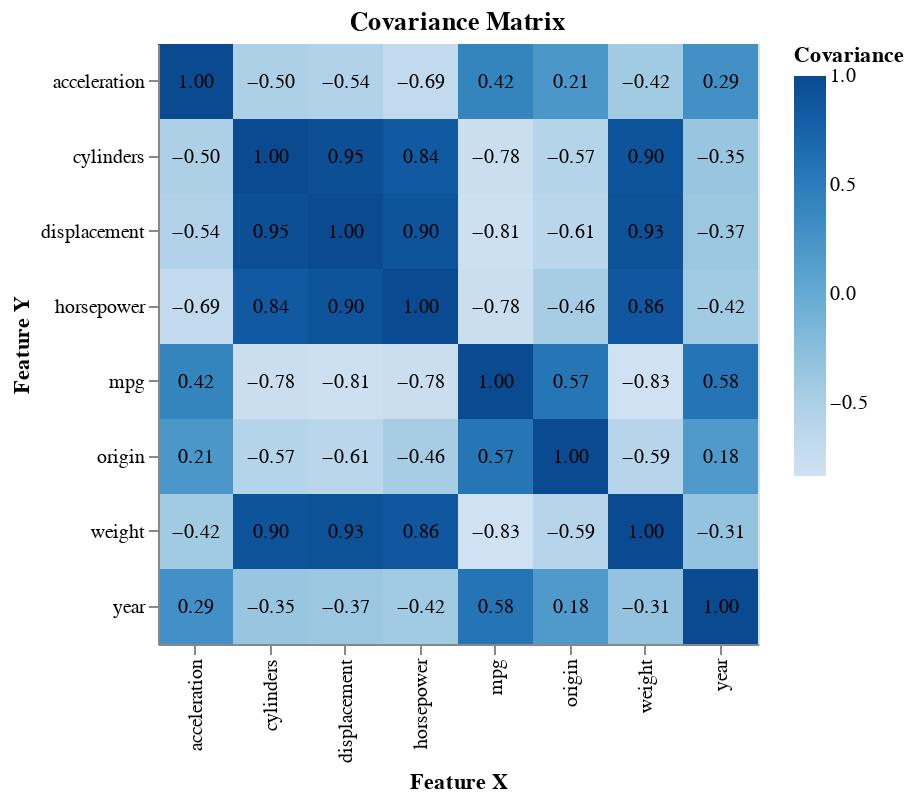

The notebook cell this image was saved under:
### Code cell
import altair as alt

# change to long format
cov_long = cov_matrix.reset_index().melt(id_vars="index", var_name="Feature_X", value_name="Covariance")
cov_long.rename(columns={"index": "Feature_Y"}, inplace=True)

heatmap = alt.Chart(cov_long).mark_rect().encode(
    x=alt.X("Feature_X:N", title="Feature X"),
    y=alt.Y("Feature_Y:N", title="Feature Y"),
    color=alt.Color("Covariance:Q", scale=alt.Scale(scheme="blues"), title="Covariance"),
    tooltip=["Feature_X", "Feature_Y", "Covariance"]
).properties(
    width=300,
    height=300,
    title="Covariance Matrix"
)

# text values
text = alt.Chart(cov_long).mark_text(size=10, color="black").encode(
    x=alt.X("Feature_X:N"),
    y=alt.Y("Feature_Y:N"),
    text=alt.Text("Covariance:Q", format=".2f")  # two decimal places
)

# Combine Heatmap and Text
final_chart = heatmap + text

# Display the Final Chart
final_chart

### Figure 1 — Vega-Lite specification as saved in the notebook (floating-point values rounded to 4 significant figures)
{"config": {"view": {"continuousWidth": 300, "continuousHeight": 300}}, "layer": [{"mark": {"type": "rect"}, "encoding": {"color": {"field": "Covariance", "scale": {"scheme": "blues"}, "title": "Covariance", "type": "quantitative"}, "tooltip": [{"field": "Feature_X", "type": "nominal"}, {"field": "Feature_Y", "type": "nominal"}, {"field": "Covariance", "type": "quantitative"}], "x": {"field": "Feature_X", "title": "Feature X", "type": "nominal"}, "y": {"field": "Feature_Y", "title": "Feature Y", "type": "nominal"}}, "title": "Covariance Matrix"}, {"mark": {"type": "text", "color": "black", "size": 10}, "encoding": {"text": {"field": "Covariance", "format": ".2f", "type": "quantitative"}, "x": {"field": "Feature_X", "type": "nominal"}, "y": {"field": "Feature_Y", "type": "nominal"}}}], "data": {"name": "data-8d6bd51dcbd2fa72359aae41db0c9b2b"}, "height": 300, "width": 300, "$schema": "https://vega.github.io/schema/vega-lite/v5.20.1.json", "datasets": {"data-8d6bd51dcbd2fa72359aae41db0c9b2b": [{"Feature_Y": "mpg", "Feature_X": "mpg", "Covariance": 1.0}, {"Feature_Y": "cylinders", "Feature_X": "mpg", "Covariance": -0.7776}, {"Feature_Y": "displacement", "Feature_X": "mpg", "Covariance": -0.8051}, {"Feature_Y": "horsepower", "Feature_X": "mpg", "Covariance": -0.7784}, {"Feature_Y": "weight", "Feature_X": "mpg", "Covariance": -0.8322}, {"Feature_Y": "acceleration", "Feature_X": "mpg", "Covariance": 0.4233}, {"Feature_Y": "year", "Feature_X": "mpg", "Covariance": 0.5805}, {"Feature_Y": "origin", "Feature_X": "mpg", "Covariance": 0.5652}, {"Feature_Y": "mpg", "Feature_X": "cylinders", "Covariance": -0.7776}, {"Feature_Y": "cylinders", "Feature_X": "cylinders", "Covariance": 1.0}, {"Feature_Y": "displacement", "Feature_X": "cylinders", "Covariance": 0.9508}, {"Feature_Y": "horsepower", "Feature_X": "cylinders", "Covariance": 0.843}, {"Feature_Y": "weight", "Feature_X": "cylinders", "Covariance": 0.8975}, {"Feature_Y": "acceleration", "Feature_X": "cylinders", "Covariance": -0.5047}, {"Feature_Y": "year", "Feature_X": "cylinders", "Covariance": -0.3456}, {"Feature_Y": "origin", "Feature_X": "cylinders", "Covariance": -0.5689}, {"Feature_Y": "mpg", "Feature_X": "displacement", "Covariance": -0.8051}, {"Feature_Y": "cylinders", "Feature_X": "displacement", "Covariance": 0.9508}, {"Feature_Y": "displacement", "Feature_X": "displacement", "Covariance": 1.0}, {"Feature_Y": "horsepower", "Feature_X": "displacement", "Covariance": 0.8973}, {"Feature_Y": "weight", "Feature_X": "displacement", "Covariance": 0.933}, {"Feature_Y": "acceleration", "Feature_X": "displacement", "Covariance": -0.5438}, {"Feature_Y": "year", "Feature_X": "displacement", "Covariance": -0.3699}, {"Feature_Y": "origin", "Feature_X": "displacement", "Covariance": -0.6145}, {"Feature_Y": "mpg", "Feature_X": "horsepower", "Covariance": -0.7784}, {"Feature_Y": "cylinders", "Feature_X": "horsepower", "Covariance": 0.843}, {"Feature_Y": "displacement", "Feature_X": "horsepower", "Covariance": 0.8973}, {"Feature_Y": "horsepower", "Feature_X": "horsepower", "Covariance": 1.0}, {"Feature_Y": "weight", "Feature_X": "horsepower", "Covariance": 0.8645}, {"Feature_Y": "acceleration", "Feature_X": "horsepower", "Covariance": -0.6892}, {"Feature_Y": "year", "Feature_X": "horsepower", "Covariance": -0.4164}, {"Feature_Y": "origin", "Feature_X": "horsepower", "Covariance": -0.4552}, {"Feature_Y": "mpg", "Feature_X": "weight", "Covariance": -0.8322}, {"Feature_Y": "cylinders", "Feature_X": "weight", "Covariance": 0.8975}, {"Feature_Y": "displacement", "Feature_X": "weight", "Covariance": 0.933}, {"Feature_Y": "horsepower", "Feature_X": "weight", "Covariance": 0.8645}, {"Feature_Y": "weight", "Feature_X": "weight", "Covariance": 1.0}, {"Feature_Y": "acceleration", "Feature_X": "weight", "Covariance": -0.4168}, {"Feature_Y": "year", "Feature_X": "weight", "Covariance": -0.3091}, {"Feature_Y": "origin", "Feature_X": "weight", "Covariance": -0.585}, {"Feature_Y": "mpg", "Feature_X": "acceleration", "Covariance": 0.4233}, {"Feature_Y": "cylinders", "Feature_X": "acceleration", "Covariance": -0.5047}, {"Feature_Y": "displacement", "Feature_X": "acceleration", "Covariance": -0.5438}, {"Feature_Y": "horsepower", "Feature_X": "acceleration", "Covariance": -0.6892}, {"Feature_Y": "weight", "Feature_X": "acceleration", "Covariance": -0.4168}, {"Feature_Y": "acceleration", "Feature_X": "acceleration", "Covariance": 1.0}, {"Feature_Y": "year", "Feature_X": "acceleration", "Covariance": 0.2903}, {"Feature_Y": "origin", "Feature_X": "acceleration", "Covariance": 0.2127}, {"Feature_Y": "mpg", "Feature_X": "year", "Covariance": 0.5805}, {"Feature_Y": "cylinders", "Feature_X": "year", "Covariance": -0.3456}, {"Feature_Y": "displacement", "Feature_X": "year", "Covariance": -0.3699}, {"Feature_Y": "horsepower", "Feature_X": "year", "Covariance": -0.4164}, {"Feature_Y": "weight", "Feature_X": "year", "Covariance": -0.3091}, {"Feature_Y": "acceleration", "Feature_X": "year", "Covariance": 0.2903}, {"Feature_Y": "year", "Feature_X": "year", "Covariance": 1.0}, {"Feature_Y": "origin", "Feature_X": "year", "Covariance": 0.1815}, {"Feature_Y": "mpg", "Feature_X": "origin", "Covariance": 0.5652}, {"Feature_Y": "cylinders", "Feature_X": "origin", "Covariance": -0.5689}, {"Feature_Y": "displacement", "Feature_X": "origin", "Covariance": -0.6145}, {"Feature_Y": "horsepower", "Feature_X": "origin", "Covariance": -0.4552}, {"Feature_Y": "weight", "Feature_X": "origin", "Covariance": -0.585}, {"Feature_Y": "acceleration", "Feature_X": "origin", "Covariance": 0.2127}, {"Feature_Y": "year", "Feature_X": "origin", "Covariance": 0.1815}, {"Feature_Y": "origin", "Feature_X": "origin", "Covariance": 1.0}]}}
